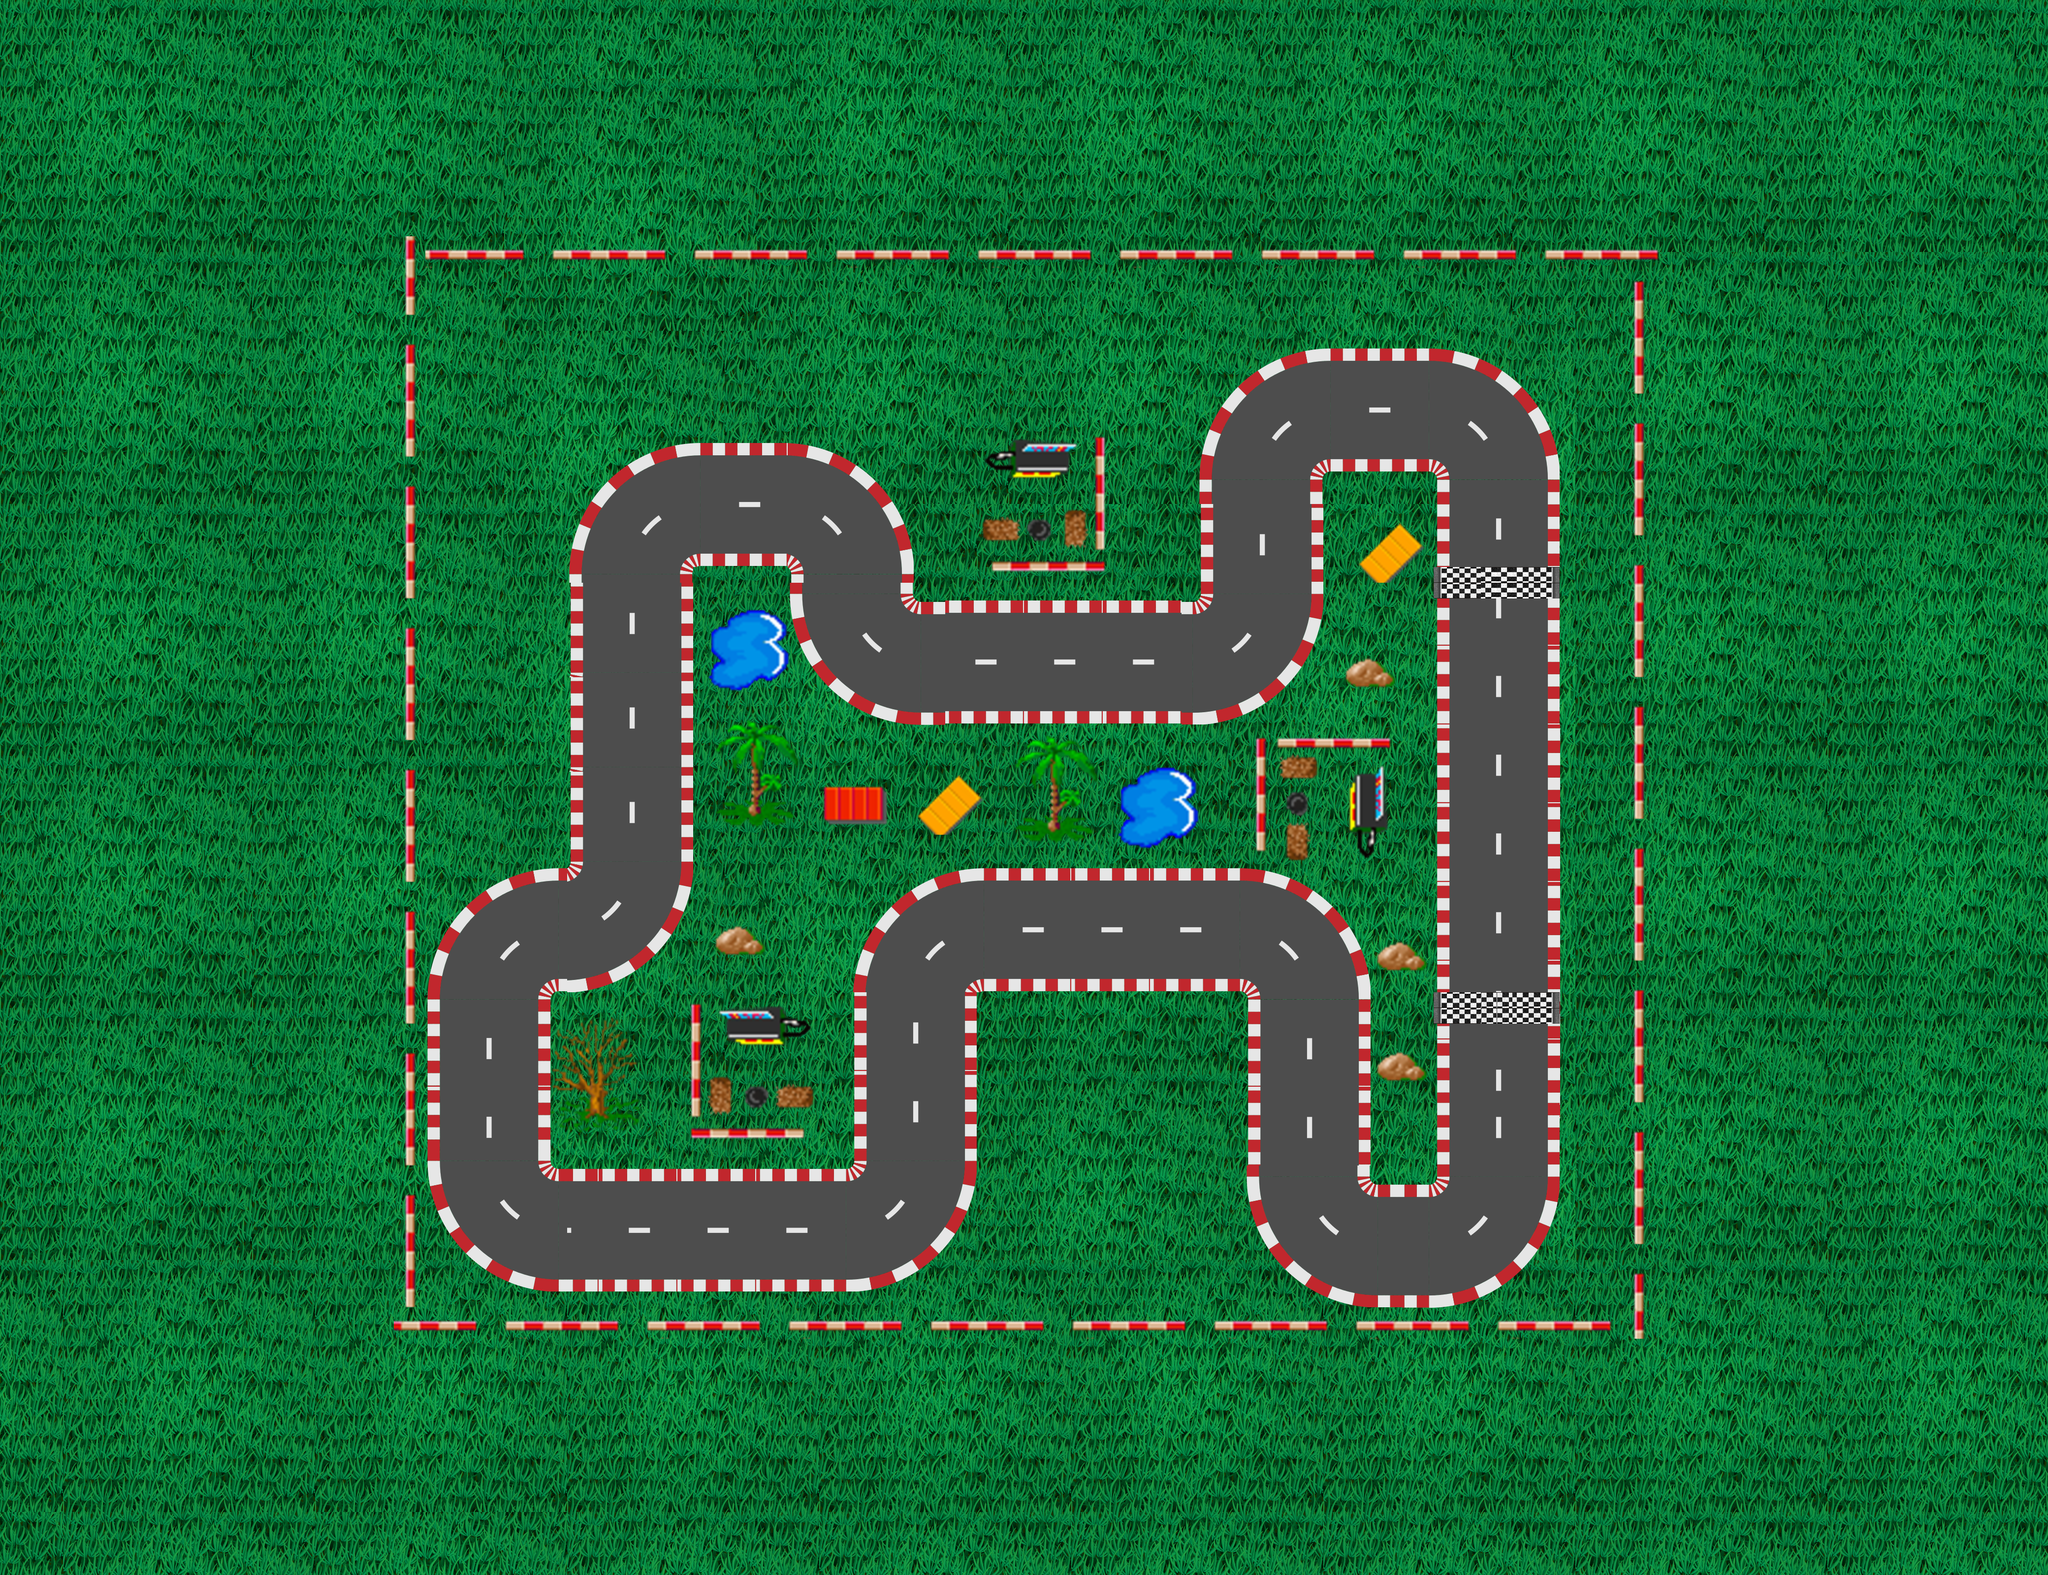

Below is a game level as drawn by its tile map, then a one-line description and the .tmx that defines it (tile-layer data replaced by summaries):
An orthogonal 130x100 tile map with 32x32 px tiles, 5 tile layers (Grass, Track, Decoration, Start, ...), 5 tilesets.

<map version="1.2" tiledversion="1.3.1" orientation="orthogonal" renderorder="right-down" compressionlevel="0" width="130" height="100" tilewidth="32" tileheight="32" infinite="0" nextlayerid="6" nextobjectid="1">
 <tileset firstgid="1" name="Soil_Tile" tilewidth="32" tileheight="32" tilecount="256" columns="16">
  <image source="Soil_Tile.png" width="512" height="512" />
 </tileset>
 <tileset firstgid="257" name="Grass_Tile" tilewidth="32" tileheight="32" tilecount="256" columns="16">
  <image source="Grass_Tile.png" width="512" height="512" />
 </tileset>
 <tileset firstgid="513" name="track" tilewidth="32" tileheight="32" tilecount="2970" columns="54">
  <image source="track.png" width="1758" height="1760" />
 </tileset>
 <tileset firstgid="3483" name="raceline" tilewidth="32" tileheight="32" tilecount="3" columns="1">
  <image source="raceline.png" width="57" height="127" />
 </tileset>
 <tileset firstgid="3486" name="decoration" tilewidth="32" tileheight="32" tilecount="615" columns="41">
  <image source="decoration.png" width="1324" height="500" />
 </tileset>
 <layer id="1" name="Grass" width="130" height="100">
  <data>[13000 cells, 13000 non-empty, 256 distinct tile ids]</data>
 </layer>
 <layer id="2" name="Track" width="130" height="100">
  <data>[13000 cells, 2434 non-empty, 533 distinct tile ids]</data>
 </layer>
 <layer id="3" name="Decoration" width="130" height="100">
  <data>[13000 cells, 672 non-empty, 319 distinct tile ids]</data>
 </layer>
 <layer id="4" name="Start" width="130" height="100">
  <data>[13000 cells, 16 non-empty, 3 distinct tile ids]</data>
 </layer>
 <layer id="5" name="Finish" width="130" height="100">
  <data>[13000 cells, 542 non-empty, 35 distinct tile ids]</data>
 </layer>
</map>
